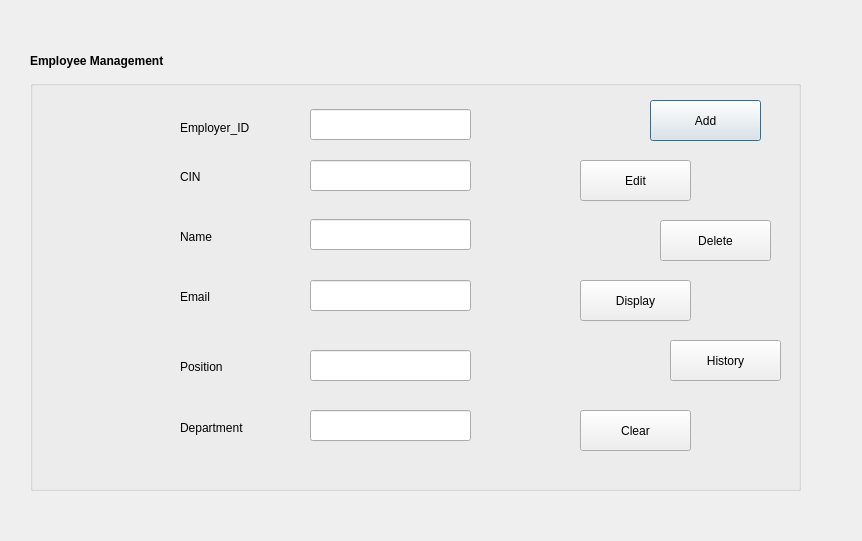
<?xml version="1.0" encoding="UTF-8"?>
<ui version="4.0">
 <class>InterfaceEmployer</class>
 <widget class="QDialog" name="InterfaceEmployer">
  <property name="geometry">
   <rect>
    <x>0</x>
    <y>0</y>
    <width>862</width>
    <height>541</height>
   </rect>
  </property>
  <property name="windowTitle">
   <string>Dialog</string>
  </property>
  <widget class="QLabel" name="label_8">
   <property name="geometry">
    <rect>
     <x>30</x>
     <y>50</y>
     <width>171</width>
     <height>21</height>
    </rect>
   </property>
   <property name="styleSheet">
    <string notr="true">QLabel {
    color: #000000;                /* Couleur noire */
    font-weight: bold;             /* Texte en gras (facultatif) */
}
</string>
   </property>
   <property name="text">
    <string>Employee Management</string>
   </property>
  </widget>
  <widget class="QGroupBox" name="groupBox">
   <property name="geometry">
    <rect>
     <x>30</x>
     <y>80</y>
     <width>771</width>
     <height>411</height>
    </rect>
   </property>
   <property name="styleSheet">
    <string notr="true">
</string>
   </property>
   <property name="title">
    <string/>
   </property>
   <widget class="QLabel" name="label">
    <property name="geometry">
     <rect>
      <x>150</x>
      <y>40</y>
      <width>91</width>
      <height>16</height>
     </rect>
    </property>
    <property name="toolTip">
     <string>&lt;html&gt;&lt;head/&gt;&lt;body&gt;&lt;p&gt;&lt;br/&gt;&lt;/p&gt;&lt;/body&gt;&lt;/html&gt;</string>
    </property>
    <property name="styleSheet">
     <string notr="true"/>
    </property>
    <property name="text">
     <string>Employer_ID</string>
    </property>
   </widget>
   <widget class="QLabel" name="label_2">
    <property name="geometry">
     <rect>
      <x>150</x>
      <y>150</y>
      <width>47</width>
      <height>14</height>
     </rect>
    </property>
    <property name="text">
     <string>Name</string>
    </property>
   </widget>
   <widget class="QLabel" name="label_3">
    <property name="geometry">
     <rect>
      <x>150</x>
      <y>210</y>
      <width>47</width>
      <height>14</height>
     </rect>
    </property>
    <property name="text">
     <string>Email</string>
    </property>
   </widget>
   <widget class="QLabel" name="label_4">
    <property name="geometry">
     <rect>
      <x>150</x>
      <y>280</y>
      <width>47</width>
      <height>14</height>
     </rect>
    </property>
    <property name="text">
     <string>Position</string>
    </property>
   </widget>
   <widget class="QLabel" name="label_5">
    <property name="geometry">
     <rect>
      <x>150</x>
      <y>340</y>
      <width>81</width>
      <height>16</height>
     </rect>
    </property>
    <property name="text">
     <string>Department</string>
    </property>
   </widget>
   <widget class="QLineEdit" name="idLineEdit">
    <property name="geometry">
     <rect>
      <x>280</x>
      <y>29</y>
      <width>161</width>
      <height>31</height>
     </rect>
    </property>
   </widget>
   <widget class="QLineEdit" name="nomLineEdit">
    <property name="geometry">
     <rect>
      <x>280</x>
      <y>139</y>
      <width>161</width>
      <height>31</height>
     </rect>
    </property>
   </widget>
   <widget class="QLineEdit" name="emailLineEdit">
    <property name="geometry">
     <rect>
      <x>280</x>
      <y>200</y>
      <width>161</width>
      <height>31</height>
     </rect>
    </property>
   </widget>
   <widget class="QLineEdit" name="posteLineEdit">
    <property name="geometry">
     <rect>
      <x>280</x>
      <y>270</y>
      <width>161</width>
      <height>31</height>
     </rect>
    </property>
   </widget>
   <widget class="QLineEdit" name="deptLineEdit">
    <property name="geometry">
     <rect>
      <x>280</x>
      <y>330</y>
      <width>161</width>
      <height>31</height>
     </rect>
    </property>
   </widget>
   <widget class="QPushButton" name="addButton">
    <property name="geometry">
     <rect>
      <x>620</x>
      <y>20</y>
      <width>111</width>
      <height>41</height>
     </rect>
    </property>
    <property name="text">
     <string>Add</string>
    </property>
   </widget>
   <widget class="QPushButton" name="updateButton">
    <property name="geometry">
     <rect>
      <x>550</x>
      <y>80</y>
      <width>111</width>
      <height>41</height>
     </rect>
    </property>
    <property name="text">
     <string>Edit</string>
    </property>
   </widget>
   <widget class="QPushButton" name="deleteButton">
    <property name="geometry">
     <rect>
      <x>630</x>
      <y>140</y>
      <width>111</width>
      <height>41</height>
     </rect>
    </property>
    <property name="text">
     <string>Delete</string>
    </property>
   </widget>
   <widget class="QPushButton" name="showButton">
    <property name="geometry">
     <rect>
      <x>550</x>
      <y>200</y>
      <width>111</width>
      <height>41</height>
     </rect>
    </property>
    <property name="text">
     <string>Display</string>
    </property>
   </widget>
   <widget class="QPushButton" name="clearButton">
    <property name="geometry">
     <rect>
      <x>550</x>
      <y>330</y>
      <width>111</width>
      <height>41</height>
     </rect>
    </property>
    <property name="text">
     <string>Clear</string>
    </property>
   </widget>
   <widget class="QLabel" name="label_6">
    <property name="geometry">
     <rect>
      <x>10</x>
      <y>220</y>
      <width>47</width>
      <height>14</height>
     </rect>
    </property>
    <property name="text">
     <string/>
    </property>
   </widget>
   <widget class="QLabel" name="label_7">
    <property name="geometry">
     <rect>
      <x>150</x>
      <y>90</y>
      <width>47</width>
      <height>14</height>
     </rect>
    </property>
    <property name="text">
     <string>CIN</string>
    </property>
   </widget>
   <widget class="QLineEdit" name="cinLineEdit">
    <property name="geometry">
     <rect>
      <x>280</x>
      <y>80</y>
      <width>161</width>
      <height>31</height>
     </rect>
    </property>
   </widget>
   <widget class="QPushButton" name="historiqueButton">
    <property name="geometry">
     <rect>
      <x>640</x>
      <y>260</y>
      <width>111</width>
      <height>41</height>
     </rect>
    </property>
    <property name="text">
     <string>History</string>
    </property>
   </widget>
  </widget>
 </widget>
 <resources/>
 <connections/>
</ui>
